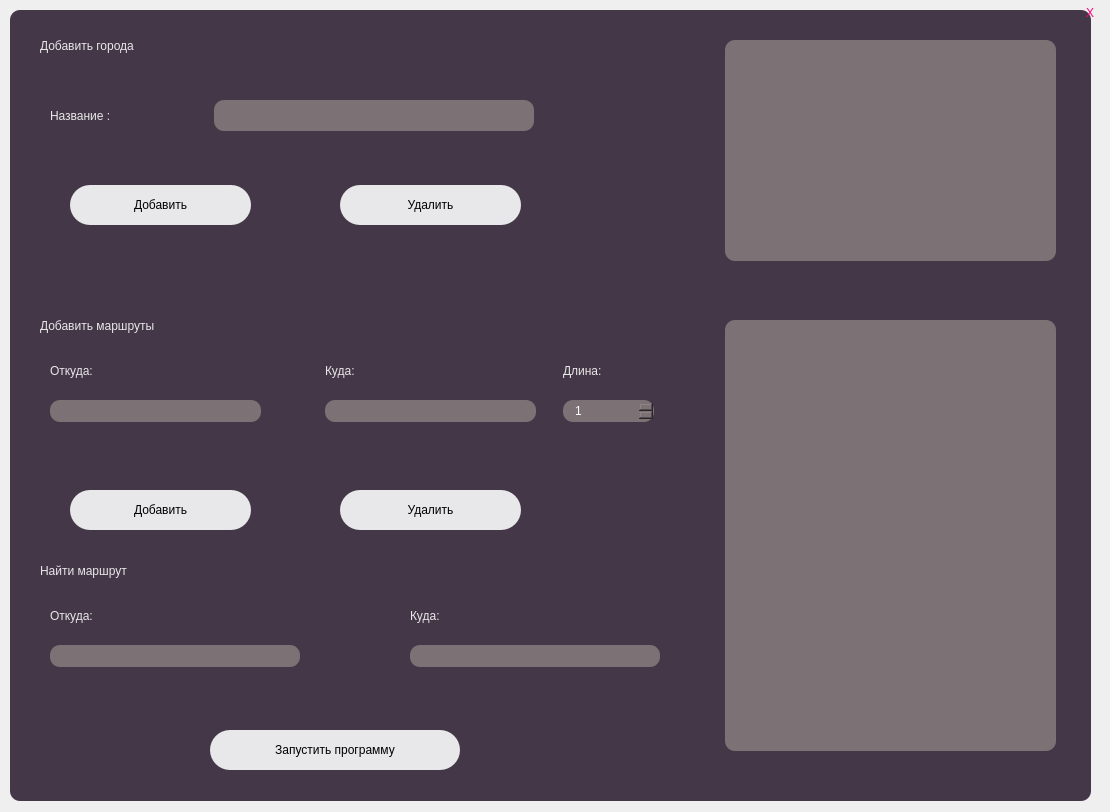
<?xml version="1.0" encoding="UTF-8"?>
<ui version="4.0">
 <class>MainWindow</class>
 <widget class="QMainWindow" name="MainWindow">
  <property name="geometry">
   <rect>
    <x>0</x>
    <y>0</y>
    <width>1110</width>
    <height>812</height>
   </rect>
  </property>
  <property name="windowTitle">
   <string>MainWindow</string>
  </property>
  <widget class="QWidget" name="centralwidget">
   <widget class="QFrame" name="frame">
    <property name="geometry">
     <rect>
      <x>10</x>
      <y>10</y>
      <width>1081</width>
      <height>791</height>
     </rect>
    </property>
    <property name="styleSheet">
     <string notr="true">QFrame {
	background-color: rgb(68, 56, 72);
	border-radius: 10px;
}</string>
    </property>
    <property name="frameShape">
     <enum>QFrame::StyledPanel</enum>
    </property>
    <property name="frameShadow">
     <enum>QFrame::Raised</enum>
    </property>
    <widget class="QListWidget" name="verticesList">
     <property name="enabled">
      <bool>true</bool>
     </property>
     <property name="geometry">
      <rect>
       <x>715</x>
       <y>30</y>
       <width>331</width>
       <height>221</height>
      </rect>
     </property>
     <property name="font">
      <font>
       <family>Roboto</family>
       <pointsize>10</pointsize>
       <weight>50</weight>
       <italic>false</italic>
       <bold>false</bold>
      </font>
     </property>
     <property name="acceptDrops">
      <bool>false</bool>
     </property>
     <property name="styleSheet">
      <string notr="true">QListWidget {
	background-color: rgb(124, 113, 116);
	border-radius: 10px;
	color: white;
	padding: 10px;
	font: 10pt &quot;Roboto&quot;;
}

QListView::item
{
	padding: 3px;
}

QListView::item:selected
{
	border: 3px 3px solid white;
	background-color: rgb(116, 108, 106);
}</string>
     </property>
    </widget>
    <widget class="QListWidget" name="edgesList">
     <property name="enabled">
      <bool>false</bool>
     </property>
     <property name="geometry">
      <rect>
       <x>715</x>
       <y>310</y>
       <width>331</width>
       <height>431</height>
      </rect>
     </property>
     <property name="font">
      <font>
       <family>Roboto</family>
       <pointsize>10</pointsize>
       <weight>50</weight>
       <italic>false</italic>
       <bold>false</bold>
      </font>
     </property>
     <property name="acceptDrops">
      <bool>false</bool>
     </property>
     <property name="styleSheet">
      <string notr="true">QListWidget {
	background-color: rgb(124, 113, 116);
	border-radius: 10px;
	color: white;
	padding: 10px;
	font: 10pt &quot;Roboto&quot;;
}

QListView::item
{
	padding: 3px;
}

QListView::item:selected
{
	border: 3px 3px solid white;
	background-color: rgb(116, 108, 106);
}</string>
     </property>
    </widget>
    <widget class="QPushButton" name="startProgramm">
     <property name="geometry">
      <rect>
       <x>200</x>
       <y>720</y>
       <width>250</width>
       <height>40</height>
      </rect>
     </property>
     <property name="styleSheet">
      <string notr="true">QPushButton {
	background-color: rgba(255,255,255, 0.88);
	border-radius: 20px;
	font: 12pt &quot;Roboto&quot;;
}

QPushButton:pressed {
	background-color: rgba(255,255,255, 0.7);
}</string>
     </property>
     <property name="text">
      <string>Запустить программу</string>
     </property>
    </widget>
    <widget class="QLabel" name="verticesLabel">
     <property name="geometry">
      <rect>
       <x>30</x>
       <y>20</y>
       <width>241</width>
       <height>31</height>
      </rect>
     </property>
     <property name="styleSheet">
      <string notr="true">QLabel {
	color: rgba(255,255,255,0.88);
	font: 16pt &quot;Roboto&quot;;
}</string>
     </property>
     <property name="text">
      <string>Добавить города</string>
     </property>
    </widget>
    <widget class="QLabel" name="edgeLabel">
     <property name="geometry">
      <rect>
       <x>30</x>
       <y>300</y>
       <width>271</width>
       <height>31</height>
      </rect>
     </property>
     <property name="styleSheet">
      <string notr="true">QLabel {
	color: rgba(255,255,255,0.88);
	font: 16pt &quot;Roboto&quot;;
}</string>
     </property>
     <property name="text">
      <string>Добавить маршруты</string>
     </property>
    </widget>
    <widget class="QLabel" name="addCityNameLabel">
     <property name="geometry">
      <rect>
       <x>40</x>
       <y>90</y>
       <width>241</width>
       <height>31</height>
      </rect>
     </property>
     <property name="styleSheet">
      <string notr="true">QLabel {
	color: rgba(255,255,255,0.88);
	font: 16pt &quot;Roboto&quot;;
}</string>
     </property>
     <property name="text">
      <string>Название :</string>
     </property>
    </widget>
    <widget class="QLineEdit" name="addCityName">
     <property name="geometry">
      <rect>
       <x>204</x>
       <y>90</y>
       <width>320</width>
       <height>31</height>
      </rect>
     </property>
     <property name="styleSheet">
      <string notr="true">QLineEdit {
	background-color: rgb(124, 113, 116);
	border: none;
	border-radius: 10px;
	font: 10pt &quot;Roboto&quot;;
	color: white;
	padding: 0 10px;
}</string>
     </property>
     <property name="text">
      <string/>
     </property>
    </widget>
    <widget class="QPushButton" name="addCityButton">
     <property name="geometry">
      <rect>
       <x>60</x>
       <y>175</y>
       <width>181</width>
       <height>40</height>
      </rect>
     </property>
     <property name="styleSheet">
      <string notr="true">QPushButton {
	background-color: rgba(255,255,255, 0.88);
	border-radius: 20px;
	font: 12pt &quot;Roboto&quot;;
}

QPushButton:pressed {
	background-color: rgba(255,255,255, 0.7);
}</string>
     </property>
     <property name="text">
      <string>Добавить</string>
     </property>
     <property name="checkable">
      <bool>false</bool>
     </property>
     <property name="checked">
      <bool>false</bool>
     </property>
     <property name="autoDefault">
      <bool>false</bool>
     </property>
     <property name="default">
      <bool>false</bool>
     </property>
    </widget>
    <widget class="QPushButton" name="delCityButton">
     <property name="geometry">
      <rect>
       <x>330</x>
       <y>175</y>
       <width>181</width>
       <height>40</height>
      </rect>
     </property>
     <property name="styleSheet">
      <string notr="true">QPushButton {
	background-color: rgba(255,255,255, 0.88);
	border-radius: 20px;
	font: 12pt &quot;Roboto&quot;;
}

QPushButton:pressed {
	background-color: rgba(255,255,255, 0.7);
}</string>
     </property>
     <property name="text">
      <string>Удалить</string>
     </property>
    </widget>
    <widget class="QComboBox" name="fromEdge">
     <property name="geometry">
      <rect>
       <x>40</x>
       <y>390</y>
       <width>211</width>
       <height>22</height>
      </rect>
     </property>
     <property name="styleSheet">
      <string notr="true">QComboBox {
	background-color: rgb(124, 113, 116);
	border: none;
	border-radius: 10px;
	font: 10pt &quot;Roboto&quot;;
	color: white;
	padding: 0 10px;
}

QComboBox::drop-down {
	border: none;
}

QComboBox::down-arrow{
	image: url(:/icons/352021_arrow_drop down_icon.ico);
	width: 30px;
	height: 30px;
	margin-right: 10px;
}


QComboBox QListView{
	background-color: #4f4f4f;
	color: white;
	selection-background-color: #999999;
	selection-color: #4f4f4f;
	border-radius: none;
}</string>
     </property>
    </widget>
    <widget class="QLabel" name="fromEdgeLabel">
     <property name="geometry">
      <rect>
       <x>40</x>
       <y>345</y>
       <width>101</width>
       <height>31</height>
      </rect>
     </property>
     <property name="styleSheet">
      <string notr="true">QLabel {
	color: rgba(255,255,255,0.88);
	font: 16pt &quot;Roboto&quot;;
}</string>
     </property>
     <property name="text">
      <string>Откуда:</string>
     </property>
    </widget>
    <widget class="QLabel" name="toEdgeLabel">
     <property name="geometry">
      <rect>
       <x>315</x>
       <y>345</y>
       <width>71</width>
       <height>31</height>
      </rect>
     </property>
     <property name="styleSheet">
      <string notr="true">QLabel {
	color: rgba(255,255,255,0.88);
	font: 16pt &quot;Roboto&quot;;
}</string>
     </property>
     <property name="text">
      <string>Куда:</string>
     </property>
    </widget>
    <widget class="QComboBox" name="toEdge">
     <property name="geometry">
      <rect>
       <x>315</x>
       <y>390</y>
       <width>211</width>
       <height>22</height>
      </rect>
     </property>
     <property name="styleSheet">
      <string notr="true">QComboBox {
	background-color: rgb(124, 113, 116);
	border: none;
	border-radius: 10px;
	font: 10pt &quot;Roboto&quot;;
	color: white;
	padding: 0 10px;
}

QComboBox::drop-down {
	border: none;
}

QComboBox::down-arrow{
	image: url(:/icons/352021_arrow_drop down_icon.ico);
	width: 30px;
	height: 30px;
	margin-right: 10px;
}


QComboBox QListView{
	background-color: #4f4f4f;
	color: white;
	selection-background-color: #999999;
	selection-color: #4f4f4f;
	border-radius: none;
}</string>
     </property>
    </widget>
    <widget class="QLabel" name="lengthEdgeLabel">
     <property name="geometry">
      <rect>
       <x>553</x>
       <y>345</y>
       <width>91</width>
       <height>31</height>
      </rect>
     </property>
     <property name="styleSheet">
      <string notr="true">QLabel {
	color: rgba(255,255,255,0.88);
	font: 16pt &quot;Roboto&quot;;
}</string>
     </property>
     <property name="text">
      <string>Длина:</string>
     </property>
    </widget>
    <widget class="QSpinBox" name="lengthEdge">
     <property name="geometry">
      <rect>
       <x>553</x>
       <y>390</y>
       <width>91</width>
       <height>22</height>
      </rect>
     </property>
     <property name="styleSheet">
      <string notr="true">QSpinBox {
	background-color: rgb(124, 113, 116);
	border: none;
	border-radius: 10px;
	font: 10pt &quot;Roboto&quot;;
	color: white;
	padding: 0 10px;
}</string>
     </property>
     <property name="minimum">
      <number>1</number>
     </property>
     <property name="maximum">
      <number>999999999</number>
     </property>
    </widget>
    <widget class="QPushButton" name="addEdgeButton">
     <property name="geometry">
      <rect>
       <x>60</x>
       <y>480</y>
       <width>181</width>
       <height>40</height>
      </rect>
     </property>
     <property name="styleSheet">
      <string notr="true">QPushButton {
	background-color: rgba(255,255,255, 0.88);
	border-radius: 20px;
	font: 12pt &quot;Roboto&quot;;
}

QPushButton:pressed {
	background-color: rgba(255,255,255, 0.7);
}</string>
     </property>
     <property name="text">
      <string>Добавить</string>
     </property>
    </widget>
    <widget class="QPushButton" name="deleteEdgeButton">
     <property name="geometry">
      <rect>
       <x>330</x>
       <y>480</y>
       <width>181</width>
       <height>40</height>
      </rect>
     </property>
     <property name="styleSheet">
      <string notr="true">QPushButton {
	background-color: rgba(255,255,255, 0.88);
	border-radius: 20px;
	font: 12pt &quot;Roboto&quot;;
}

QPushButton:pressed {
	background-color: rgba(255,255,255, 0.7);
}</string>
     </property>
     <property name="text">
      <string>Удалить</string>
     </property>
    </widget>
    <widget class="QLabel" name="findLabel">
     <property name="geometry">
      <rect>
       <x>30</x>
       <y>545</y>
       <width>201</width>
       <height>31</height>
      </rect>
     </property>
     <property name="styleSheet">
      <string notr="true">QLabel {
	color: rgba(255,255,255,0.88);
	font: 16pt &quot;Roboto&quot;;
}</string>
     </property>
     <property name="text">
      <string>Найти маршрут</string>
     </property>
    </widget>
    <widget class="QLabel" name="toFindLabel">
     <property name="geometry">
      <rect>
       <x>400</x>
       <y>590</y>
       <width>71</width>
       <height>31</height>
      </rect>
     </property>
     <property name="styleSheet">
      <string notr="true">QLabel {
	color: rgba(255,255,255,0.88);
	font: 16pt &quot;Roboto&quot;;
}</string>
     </property>
     <property name="text">
      <string>Куда:</string>
     </property>
    </widget>
    <widget class="QComboBox" name="toFind">
     <property name="geometry">
      <rect>
       <x>400</x>
       <y>635</y>
       <width>250</width>
       <height>22</height>
      </rect>
     </property>
     <property name="styleSheet">
      <string notr="true">QComboBox {
	background-color: rgb(124, 113, 116);
	border: none;
	border-radius: 10px;
	font: 10pt &quot;Roboto&quot;;
	color: white;
	padding: 0 10px;
}

QComboBox::drop-down {
	border: none;
}

QComboBox::down-arrow{
	image: url(:/icons/352021_arrow_drop down_icon.ico);
	width: 30px;
	height: 30px;
	margin-right: 10px;
}


QComboBox QListView{
	background-color: #4f4f4f;
	color: white;
	selection-background-color: #999999;
	selection-color: #4f4f4f;
	border-radius: none;
}</string>
     </property>
    </widget>
    <widget class="QComboBox" name="fromFind">
     <property name="geometry">
      <rect>
       <x>40</x>
       <y>635</y>
       <width>250</width>
       <height>22</height>
      </rect>
     </property>
     <property name="styleSheet">
      <string notr="true">QComboBox {
	background-color: rgb(124, 113, 116);
	border: none;
	border-radius: 10px;
	font: 10pt &quot;Roboto&quot;;
	color: white;
	padding: 0 10px;
}

QComboBox::drop-down {
	border: none;
}

QComboBox::down-arrow{
	image: url(:/icons/352021_arrow_drop down_icon.ico);
	width: 30px;
	height: 30px;
	margin-right: 10px;
}


QComboBox QListView{
	background-color: #4f4f4f;
	color: white;
	selection-background-color: #999999;
	selection-color: #4f4f4f;
	border-radius: none;
}</string>
     </property>
    </widget>
    <widget class="QLabel" name="fromFindLabel">
     <property name="geometry">
      <rect>
       <x>40</x>
       <y>590</y>
       <width>101</width>
       <height>31</height>
      </rect>
     </property>
     <property name="styleSheet">
      <string notr="true">QLabel {
	color: rgba(255,255,255,0.88);
	font: 16pt &quot;Roboto&quot;;
}</string>
     </property>
     <property name="text">
      <string>Откуда:</string>
     </property>
    </widget>
   </widget>
   <widget class="QPushButton" name="closeButton">
    <property name="geometry">
     <rect>
      <x>1065</x>
      <y>-12</y>
      <width>50</width>
      <height>50</height>
     </rect>
    </property>
    <property name="cursor">
     <cursorShape>PointingHandCursor</cursorShape>
    </property>
    <property name="styleSheet">
     <string notr="true">QPushButton {
	background-color: none;
	border: none;
	font: 87 24pt &quot;Arial Black&quot;;
	color: rgb(255, 0, 127);
	border-radius: 50px;
}</string>
    </property>
    <property name="text">
     <string>X</string>
    </property>
   </widget>
  </widget>
 </widget>
 <resources>
  <include location="qtdes.qrc"/>
 </resources>
 <connections/>
</ui>
